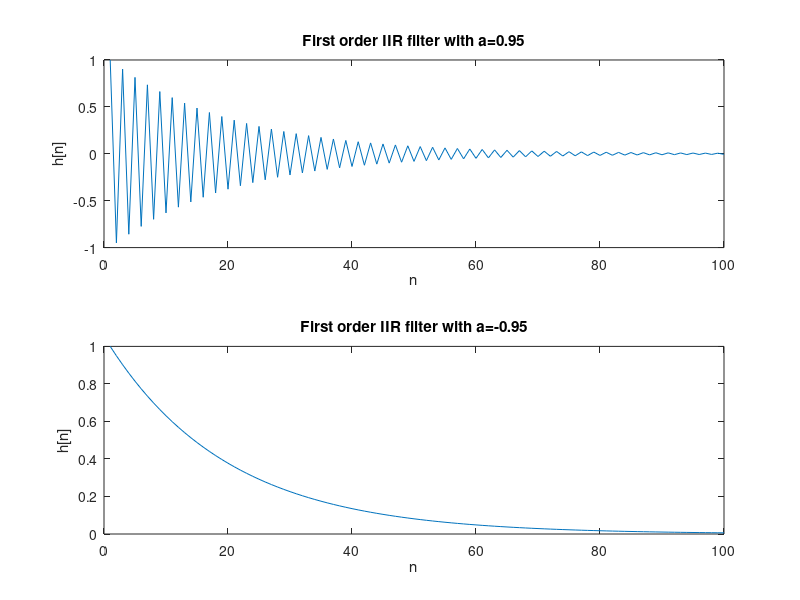
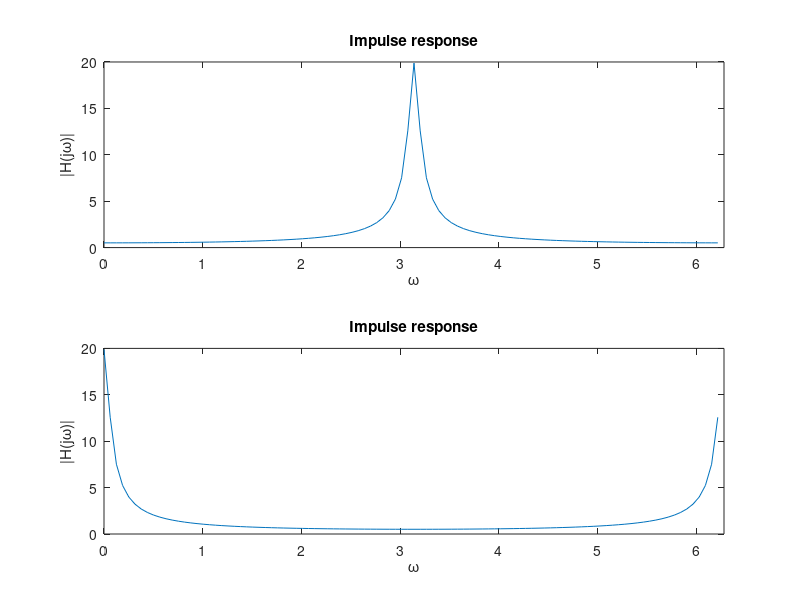

Write MATLAB code to recreate these figures, in order.
N=100;
a=0.95;
h=filter(1, [1 a], [1 zeros(1,N-1)]);
figure(1)
subplot(2,1,1)
plot(h)
title('First order IIR filter with a=0.95');
ylabel('h[n]');
xlabel('n');

figure(2)
H=fft(h);
subplot(2,1,1);
plot(0:2*pi/N:(N-1)*2*pi/N,abs(H))
ylabel('|H(j\omega)|');
xlabel('\omega');
title('Impulse response');
xlim([0 2*pi]);

figure(1)
a=-0.95;
h=filter(1, [1 a], [1 zeros(1,N-1)]);
subplot(2,1,2)
plot(h)
title('First order IIR filter with a=-0.95');
ylabel('h[n]');
xlabel('n');

figure(2)
H=fft(h);
subplot(2,1,2);
plot(0:2*pi/N:(N-1)*2*pi/N,abs(H))
ylabel('|H(j\omega)|');
xlabel('\omega');
title('Impulse response');
xlim([0 2*pi]);
